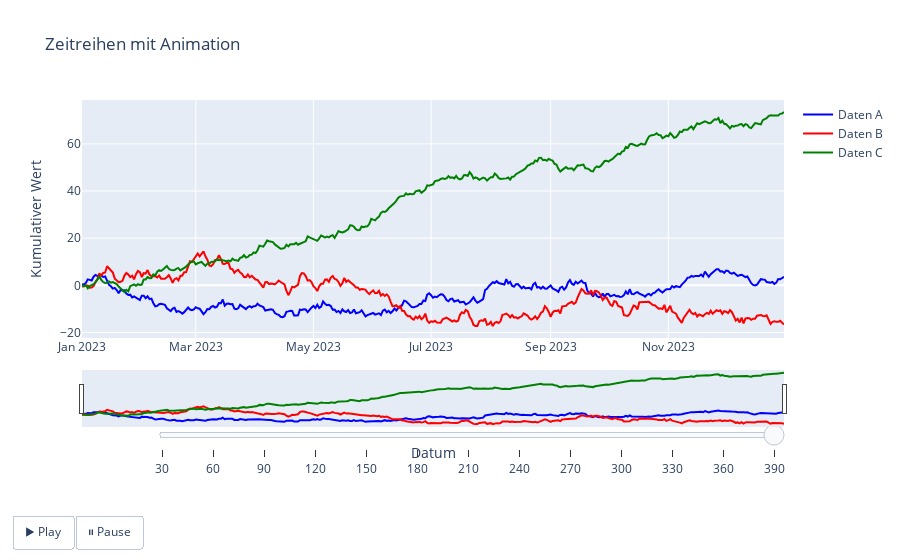

Notebook cell for this chart:
### Markdown cell above
**Erklärung:**
- Wir erstellen ein Diagramm mit drei verschiedenen Funktionen und zwei y-Achsen
- Mit `updatemenus` fügen wir ein Dropdown-Menü mit verschiedenen Filteroptionen hinzu
- Jeder Button im Dropdown ändert die Sichtbarkeit der verschiedenen Traces
- Der `method="update"` Parameter bestimmt, was passiert, wenn ein Button geklickt wird
- `args` definiert, welche Eigenschaften aktualisiert werden (hier Sichtbarkeit und Titel)

### Beispiel 3: Bereichsauswahl und Animation

### Code cell
import plotly.graph_objects as go
import pandas as pd
import numpy as np
from plotly.subplots import make_subplots

# Zeitreihendaten generieren
np.random.seed(42)
dates = pd.date_range(start='2023-01-01', end='2023-12-31', freq='D')
value1 = np.cumsum(np.random.normal(0, 1, len(dates)))
value2 = np.cumsum(np.random.normal(0, 1.2, len(dates)))
value3 = np.cumsum(np.random.normal(0.1, 0.8, len(dates)))

df = pd.DataFrame({
    'Datum': np.tile(dates, 3),
    'Wert': np.concatenate([value1, value2, value3]),
    'Reihe': np.repeat(['Daten A', 'Daten B', 'Daten C'], len(dates))
})

# Figure erstellen
fig = go.Figure()

# Vollständige Daten hinzufügen (initial hidden)
colors = ['blue', 'red', 'green']
for i, reihe in enumerate(['Daten A', 'Daten B', 'Daten C']):
    reihe_data = df[df['Reihe'] == reihe]
    fig.add_trace(go.Scatter(
        x=reihe_data['Datum'], 
        y=reihe_data['Wert'],
        mode='lines',
        name=reihe,
        line=dict(color=colors[i])
    ))

# Animation frames erstellen - viel einfacher!
frames = []
step_size = 30  # Alle 30 Tage ein Frame
for step in range(step_size, len(dates) + step_size, step_size):
    end_idx = min(step, len(dates))
    
    frame_traces = []
    for i, reihe in enumerate(['Daten A', 'Daten B', 'Daten C']):
        reihe_data = df[df['Reihe'] == reihe].iloc[:end_idx]
        frame_traces.append(go.Scatter(
            x=reihe_data['Datum'],
            y=reihe_data['Wert'],
            mode='lines',
            name=reihe,
            line=dict(color=colors[i])
        ))
    
    frames.append(go.Frame(
        data=frame_traces,
        name=f"frame_{len(frames)}"
    ))

fig.frames = frames

# Layout mit funktionierenden Buttons
fig.update_layout(
    title='Zeitreihen mit Animation',
    xaxis_title='Datum',
    yaxis_title='Kumulativer Wert',
    
    # Range slider
    xaxis=dict(
        rangeslider=dict(visible=True),
        type='date'
    ),
    
    # Animation buttons
    updatemenus=[{
        'type': 'buttons',
        'buttons': [
            {
                'label': '▶ Play',
                'method': 'animate',
                'args': [None, {
                    'frame': {'duration': 200, 'redraw': True},
                    'fromcurrent': True,
                    'transition': {'duration': 100}
                }]
            },
            {
                'label': '⏸ Pause', 
                'method': 'animate',
                'args': [[None], {
                    'frame': {'duration': 0, 'redraw': False},
                    'mode': 'immediate'
                }]
            }
        ],
        'direction': 'left',
        'pad': {'r': 10, 't': 10},
        'showactive': False,
        'x': 0.1,
        'xanchor': 'right',
        'y': -0.7,
        'yanchor': 'top'
    }],
    
    # Slider für manuelle Kontrolle
    sliders=[{
        'active': len(frames) - 1,
        'yanchor': 'top',
        'xanchor': 'left', 
        'currentvalue': {
            'font': {'size': 20},
            'prefix': 'Tag: ',
            'visible': True,
            'xanchor': 'right'
        },
        'transition': {'duration': 100},
        'pad': {'b': 10, 't': 50},
        'len': 0.9,
        'x': 0.1,
        'y': 0,
        'steps': [
            {
                'args': [
                    [f"frame_{i}"],
                    {
                        'frame': {'duration': 100, 'redraw': True},
                        'mode': 'immediate',
                        'transition': {'duration': 100}
                    }
                ],
                'label': f"{(i+1)*step_size}",
                'method': 'animate'
            } for i in range(len(frames))
        ]
    }]
)

fig.show()

### Figure 1 — Plotly figure (JSON) as saved in the notebook; plotly's stock layout.template omitted (floating-point values rounded to 4 significant figures; data arrays with more than 128 entries replaced by an {"elided": "..."} marker saying what was removed)
{"data": [{"line": {"color": "blue"}, "mode": "lines", "name": "Daten A", "type": "scatter", "x": {"elided": "365 str values"}, "y": {"elided": "365 float values"}}, {"line": {"color": "red"}, "mode": "lines", "name": "Daten B", "type": "scatter", "x": {"elided": "365 str values"}, "y": {"elided": "365 float values"}}, {"line": {"color": "green"}, "mode": "lines", "name": "Daten C", "type": "scatter", "x": {"elided": "365 str values"}, "y": {"elided": "365 float values"}}], "layout": {"sliders": [{"active": 12, "currentvalue": {"font": {"size": 20}, "prefix": "Tag: ", "visible": true, "xanchor": "right"}, "len": 0.9, "pad": {"b": 10, "t": 50}, "steps": [{"args": [["frame_0"], {"frame": {"duration": 100, "redraw": true}, "mode": "immediate", "transition": {"duration": 100}}], "label": "30", "method": "animate"}, {"args": [["frame_1"], {"frame": {"duration": 100, "redraw": true}, "mode": "immediate", "transition": {"duration": 100}}], "label": "60", "method": "animate"}, {"args": [["frame_2"], {"frame": {"duration": 100, "redraw": true}, "mode": "immediate", "transition": {"duration": 100}}], "label": "90", "method": "animate"}, {"args": [["frame_3"], {"frame": {"duration": 100, "redraw": true}, "mode": "immediate", "transition": {"duration": 100}}], "label": "120", "method": "animate"}, {"args": [["frame_4"], {"frame": {"duration": 100, "redraw": true}, "mode": "immediate", "transition": {"duration": 100}}], "label": "150", "method": "animate"}, {"args": [["frame_5"], {"frame": {"duration": 100, "redraw": true}, "mode": "immediate", "transition": {"duration": 100}}], "label": "180", "method": "animate"}, {"args": [["frame_6"], {"frame": {"duration": 100, "redraw": true}, "mode": "immediate", "transition": {"duration": 100}}], "label": "210", "method": "animate"}, {"args": [["frame_7"], {"frame": {"duration": 100, "redraw": true}, "mode": "immediate", "transition": {"duration": 100}}], "label": "240", "method": "animate"}, {"args": [["frame_8"], {"frame": {"duration": 100, "redraw": true}, "mode": "immediate", "transition": {"duration": 100}}], "label": "270", "method": "animate"}, {"args": [["frame_9"], {"frame": {"duration": 100, "redraw": true}, "mode": "immediate", "transition": {"duration": 100}}], "label": "300", "method": "animate"}, {"args": [["frame_10"], {"frame": {"duration": 100, "redraw": true}, "mode": "immediate", "transition": {"duration": 100}}], "label": "330", "method": "animate"}, {"args": [["frame_11"], {"frame": {"duration": 100, "redraw": true}, "mode": "immediate", "transition": {"duration": 100}}], "label": "360", "method": "animate"}, {"args": [["frame_12"], {"frame": {"duration": 100, "redraw": true}, "mode": "immediate", "transition": {"duration": 100}}], "label": "390", "method": "animate"}], "transition": {"duration": 100}, "x": 0.1, "xanchor": "left", "y": 0, "yanchor": "top"}], "title": {"text": "Zeitreihen mit Animation"}, "updatemenus": [{"buttons": [{"args": [null, {"frame": {"duration": 200, "redraw": true}, "fromcurrent": true, "transition": {"duration": 100}}], "label": "▶ Play", "method": "animate"}, {"args": [[null], {"frame": {"duration": 0, "redraw": false}, "mode": "immediate"}], "label": "⏸ Pause", "method": "animate"}], "direction": "left", "pad": {"r": 10, "t": 10}, "showactive": false, "type": "buttons", "x": 0.1, "xanchor": "right", "y": -0.7, "yanchor": "top"}], "xaxis": {"rangeslider": {"visible": true}, "title": {"text": "Datum"}, "type": "date"}, "yaxis": {"title": {"text": "Kumulativer Wert"}}}}
